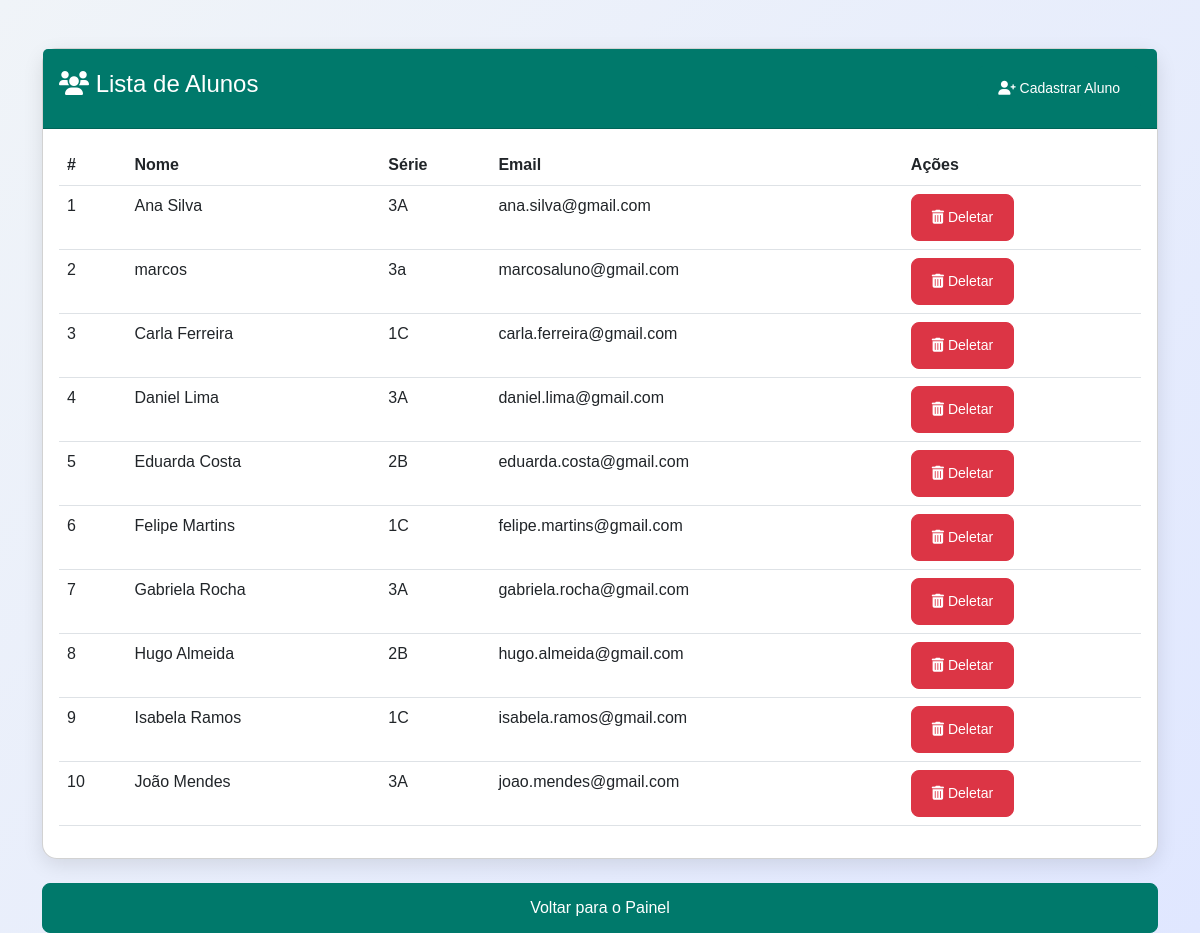
/frontend/lista_alunos.php (signed in), run on an earlier commit of the app's database.
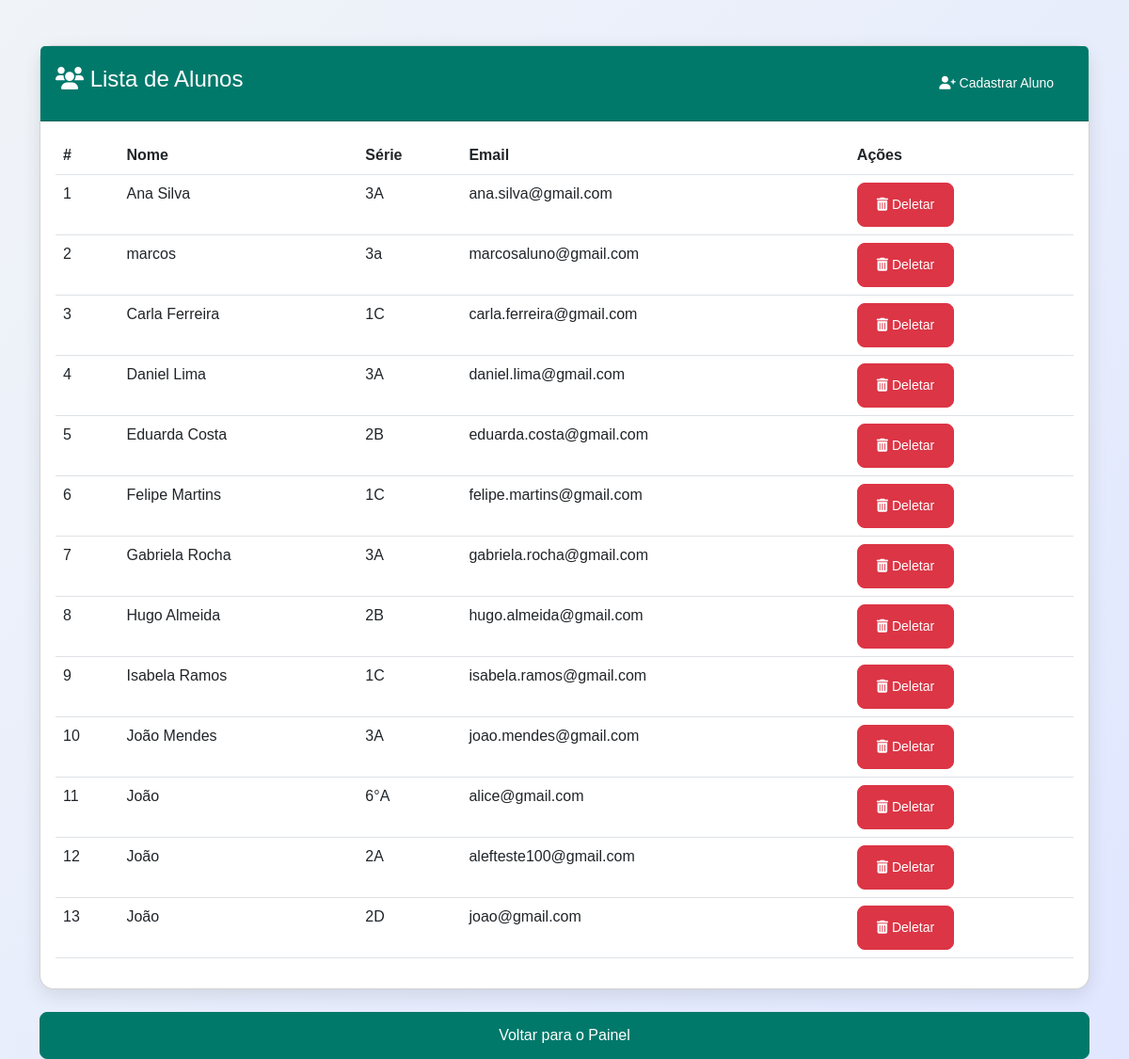
And on a later commit of the database.
### tables this page shows
CREATE TABLE `alunos` (
  `id` int(11) NOT NULL,
  `nome` varchar(255) NOT NULL,
  `serie` varchar(50) NOT NULL,
  `email` varchar(255) NOT NULL,
  `senha` varchar(255) NOT NULL,
  `professor_id` int(11) DEFAULT NULL
);

### frontend/lista_alunos.php (the view, shortened to what this page needs)
<!DOCTYPE html>
<html lang="pt">
<head>
    <link href="https://cdn.jsdelivr.net/npm/bootstrap@5.3.0/dist/css/bootstrap.min.css" rel="stylesheet">
    <link href="https://cdnjs.cloudflare.com/ajax/libs/font-awesome/6.0.0-beta3/css/all.min.css" rel="stylesheet">
    <link rel="stylesheet" href="./assets/css/lista_alunos.css">
</head>
<body>
    <div class="container mt-5">
        <div class="card">
            <div class="card-header">
                <div class="d-flex justify-content-between align-items-center">
                    <h4><i class="fas fa-users"></i> Lista de Alunos</h4>
                    <a href="cadastro_aluno.php" class="btn btn-primary btn-sm">
                        <i class="fas fa-user-plus"></i> Cadastrar Aluno
                    </a>
                </div>
            </div>
            <div class="card-body">
                <?php
                require '../includes/conn.php';
                $sql = "SELECT id, nome, serie, email FROM alunos";
                $result = $conn->query($sql);
                if ($result->num_rows > 0) {
                    echo "<table class='table table-hover'>
                            <thead>
                                <tr>
                                    <th>#</th>
                                    <th>Nome</th>
                                    <th>Série</th>
                                    <th>Email</th>
                                    <th>Ações</th>
                                </tr>
                            </thead>
                            <tbody>";
                    while ($row = $result->fetch_assoc()) {
                        echo "<tr>
                                <td>" . $row['id'] . "</td>
                                <td>" . $row['nome'] . "</td>
                                <td>" . $row['serie'] . "</td>
                                <td>" . $row['email'] . "</td>
                                <td>
                                    <a href='?deletar=" . $row['id'] . "' class='btn btn-danger btn-sm'>
                                        <i class='fas fa-trash-alt'></i> Deletar
                                    </a>
                                </td>
                            </tr>";
                    }
                    echo "</tbody></table>";
                } else {
                    echo "<p>Nenhum aluno cadastrado.</p>";
                }
                ?>
            </div>
        </div>
        <br>
                <a href="dashboard.php" class="btn btn-primary w-100" id="voltaDashboardId">Voltar para o Painel</a>
                <br>
    </div>
</body>
</html>

What changed in the data, as far as the page shows it:
added alunos: id "11", nome "João", serie "6°A", email "alice@gmail.com"
added alunos: id "12", nome "João", serie "2A", email "alefteste100@gmail.com"
added alunos: id "13", nome "João", serie "2D", email "joao@gmail.com"
